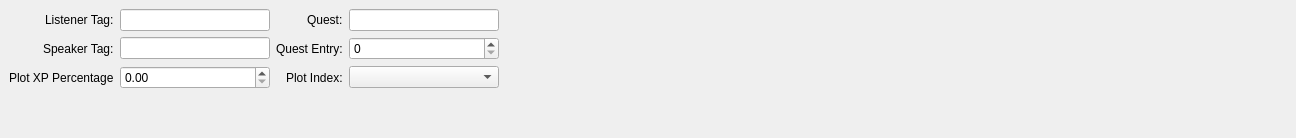
  <widget class="QDockWidget" name="dockWidget">
   <property name="allowedAreas">
    <set>Qt::BottomDockWidgetArea|Qt::TopDockWidgetArea</set>
   </property>
   <attribute name="dockWidgetArea">
    <number>8</number>
   </attribute>
   <widget class="QWidget" name="dockWidgetContents">
    <layout class="QGridLayout" name="gridLayout">
     <item row="3" column="2" alignment="Qt::AlignRight">
      <widget class="QLabel" name="plotIndexLabel">
       <property name="whatsThis">
        <string>GFF Field &quot;PlotIndex&quot; Int32</string>
       </property>
       <property name="text">
        <string>Plot Index:</string>
       </property>
      </widget>
     </item>
     <item row="3" column="4">
      <spacer name="horizontalSpacer_3">
       <property name="orientation">
        <enum>Qt::Horizontal</enum>
       </property>
       <property name="sizeHint" stdset="0">
        <size>
         <width>788</width>
         <height>20</height>
        </size>
       </property>
      </spacer>
     </item>
     <item row="2" column="4">
      <spacer name="horizontalSpacer">
       <property name="orientation">
        <enum>Qt::Horizontal</enum>
       </property>
       <property name="sizeHint" stdset="0">
        <size>
         <width>788</width>
         <height>20</height>
        </size>
       </property>
      </spacer>
     </item>
     <item row="2" column="0" alignment="Qt::AlignRight">
      <widget class="QLabel" name="speakerEditLabel">
       <property name="text">
        <string>Speaker Tag:</string>
       </property>
      </widget>
     </item>
     <item row="3" column="3">
      <widget class="ComboBox2DA" name="plotIndexCombo"/>
     </item>
     <item row="1" column="0" alignment="Qt::AlignRight">
      <widget class="QLabel" name="listenerTagLabel">
       <property name="sizePolicy">
        <sizepolicy hsizetype="Minimum" vsizetype="Preferred">
         <horstretch>0</horstretch>
         <verstretch>0</verstretch>
        </sizepolicy>
       </property>
       <property name="text">
        <string>Listener Tag:</string>
       </property>
      </widget>
     </item>
     <item row="1" column="2" alignment="Qt::AlignRight">
      <widget class="QLabel" name="questLabel">
       <property name="text">
        <string>Quest:</string>
       </property>
      </widget>
     </item>
     <item row="2" column="2" alignment="Qt::AlignRight">
      <widget class="QLabel" name="questEntryLabel">
       <property name="text">
        <string>Quest Entry:</string>
       </property>
      </widget>
     </item>
     <item row="1" column="4">
      <spacer name="horizontalSpacer_2">
       <property name="orientation">
        <enum>Qt::Horizontal</enum>
       </property>
       <property name="sizeHint" stdset="0">
        <size>
         <width>788</width>
         <height>20</height>
        </size>
       </property>
      </spacer>
     </item>
     <item row="3" column="0">
      <widget class="QLabel" name="plotXpPercentLabel">
       <property name="text">
        <string>Plot XP Percentage</string>
       </property>
      </widget>
     </item>
     <item row="1" column="1">
      <widget class="QLineEdit" name="listenerEdit">
       <property name="sizePolicy">
        <sizepolicy hsizetype="Minimum" vsizetype="Fixed">
         <horstretch>0</horstretch>
         <verstretch>0</verstretch>
        </sizepolicy>
       </property>
       <property name="minimumSize">
        <size>
         <width>150</width>
         <height>0</height>
        </size>
       </property>
       <property name="maximumSize">
        <size>
         <width>250</width>
         <height>16777215</height>
        </size>
       </property>
      </widget>
     </item>
     <item row="1" column="3">
      <widget class="QLineEdit" name="questEdit">
       <property name="sizePolicy">
        <sizepolicy hsizetype="Minimum" vsizetype="Fixed">
         <horstretch>0</horstretch>
         <verstretch>0</verstretch>
        </sizepolicy>
       </property>
       <property name="minimumSize">
        <size>
         <width>150</width>
         <height>0</height>
        </size>
       </property>
       <property name="maximumSize">
        <size>
         <width>250</width>
         <height>16777215</height>
        </size>
       </property>
      </widget>
     </item>
     <item row="2" column="1">
      <widget class="QLineEdit" name="speakerEdit">
       <property name="sizePolicy">
        <sizepolicy hsizetype="Minimum" vsizetype="Fixed">
         <horstretch>0</horstretch>
         <verstretch>0</verstretch>
        </sizepolicy>
       </property>
       <property name="minimumSize">
        <size>
         <width>150</width>
         <height>0</height>
        </size>
       </property>
       <property name="maximumSize">
        <size>
         <width>250</width>
         <height>16777215</height>
        </size>
       </property>
      </widget>
     </item>
     <item row="2" column="3">
      <widget class="GFFFieldSpinBox" name="questEntrySpin">
       <property name="minimumSize">
        <size>
         <width>150</width>
         <height>0</height>
        </size>
       </property>
       <property name="maximumSize">
        <size>
         <width>250</width>
         <height>16777215</height>
        </size>
       </property>
      </widget>
     </item>
     <item row="3" column="1">
      <widget class="QDoubleSpinBox" name="plotXpSpin">
       <property name="sizePolicy">
        <sizepolicy hsizetype="Minimum" vsizetype="Fixed">
         <horstretch>0</horstretch>
         <verstretch>0</verstretch>
        </sizepolicy>
       </property>
       <property name="minimumSize">
        <size>
         <width>150</width>
         <height>0</height>
        </size>
       </property>
       <property name="maximumSize">
        <size>
         <width>250</width>
         <height>16777215</height>
        </size>
       </property>
      </widget>
     </item>
     <item row="4" column="3">
      <spacer name="verticalSpacer_3">
       <property name="orientation">
        <enum>Qt::Vertical</enum>
       </property>
       <property name="sizeHint" stdset="0">
        <size>
         <width>20</width>
         <height>40</height>
        </size>
       </property>
      </spacer>
     </item>
    </layout>
    <zorder>plotIndexLabel</zorder>
    <zorder>speakerEditLabel</zorder>
    <zorder>plotIndexCombo</zorder>
    <zorder>questLabel</zorder>
    <zorder>questEntryLabel</zorder>
    <zorder>plotXpPercentLabel</zorder>
    <zorder>listenerEdit</zorder>
    <zorder>questEdit</zorder>
    <zorder>speakerEdit</zorder>
    <zorder>questEntrySpin</zorder>
    <zorder>plotXpSpin</zorder>
    <zorder>listenerTagLabel</zorder>
    <zorder>verticalSpacer_3</zorder>
   </widget>
  </widget>
